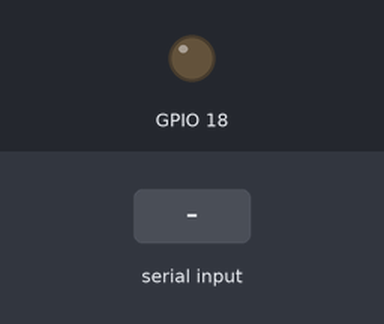
A sketch run on a simulated ESP32. Shown: output pins drawn as LEDs (lit = HIGH). Inputs (shaded band) come from the test bench. Nothing arrives over Bluetooth unless stated; what the sketch prints to the serial monitor is not drawn.

Above: at 1.2 s.
1.3 s: "1" received over the second serial link
At 2.5 s:
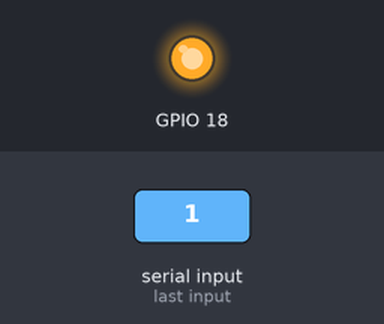
2.8 s: "0" received over the second serial link
At 3.6 s:
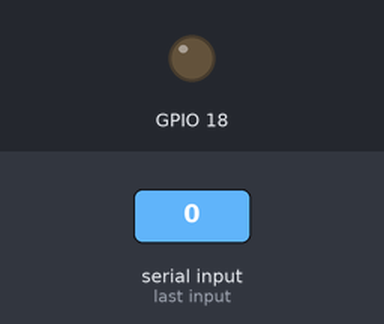
Timing chart, 0 to 5.8 s (numbered marks = the images above; inputs shaded):
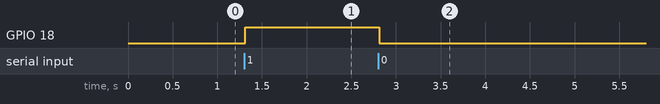

The sketch:

sketch_feb17g.ino
```cpp
#include "BluetoothSerial.h"
#if !defined(CONFIG_BT_ENABLED) || !defined(CONFIG_BLUEDROID_ENABLED)
#error Bluetooth is not enabled! Please run `make menuconfig` to and enable it
#endif
BluetoothSerial SerialBT;

void setup() {
  Serial.begin(115200);
  SerialBT.begin("test"); //Bluetooth device name
  Serial.println("The device started, now you can pair it with bluetooth!");

  pinMode(18, OUTPUT);
}

int num = 0;

void loop() {
  if (Serial.available()) {
    SerialBT.write(Serial.read());

  }
  if (SerialBT.available()) {
    //    Serial.write(SerialBT.read());

    char c = SerialBT.read();

    if (c == '1') {
      digitalWrite(18, 1);
    } else {
      digitalWrite(18, 0);
    }


  }
  delay(20);
}
```

Measured:
- after the input at 1.3 s, GPIO 18: LOW → HIGH at once
- after the input at 2.8 s, GPIO 18: HIGH → LOW at once
